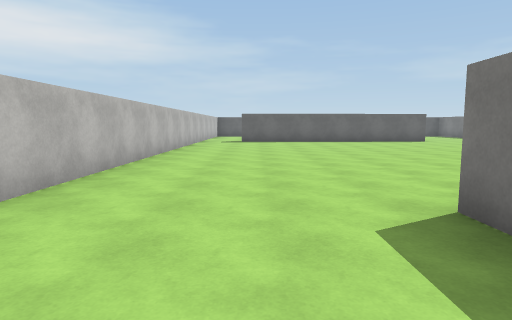
view 1 (above)

16 first-person views from a walk through a 3-D level made in the Unity game engine. The camera is 1.4 m above the floor, tilts 6° down and sees 75° across. The floor is counted in squares, 2 m on a side. Each view is taken from the middle of a square. On the plan, view 1 faces up. The plan holds only what a view shows up to about 10 squares ahead; the rest is blank. The player is left out. Surface patterns are stand-ins for the level's own textures.

view 2
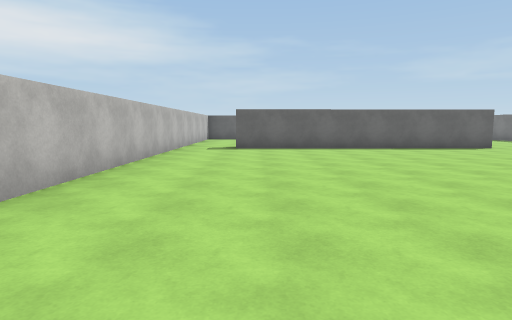

view 3
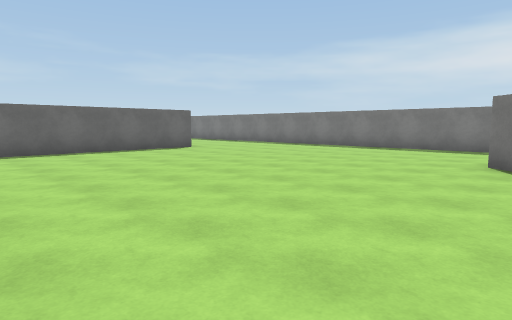

view 4
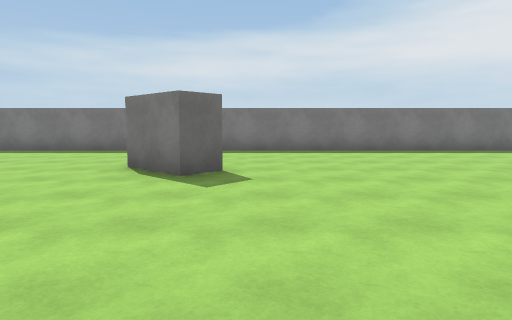

view 5
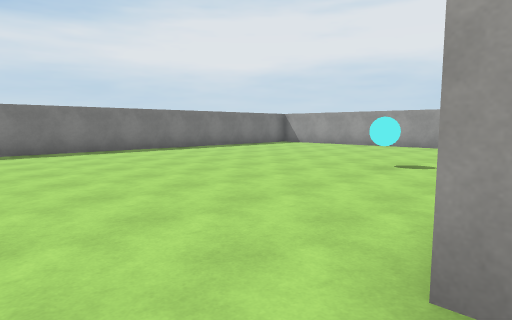

view 6
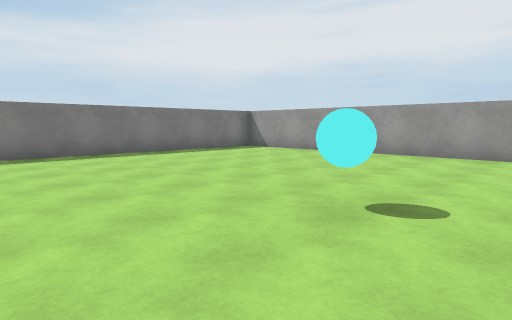

view 7
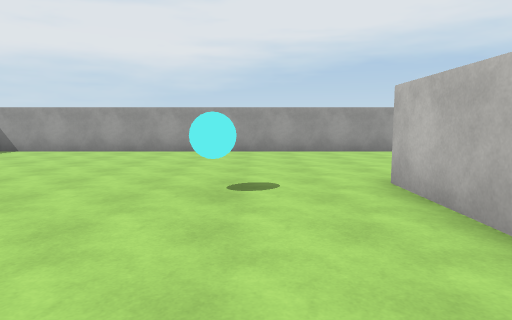

view 8
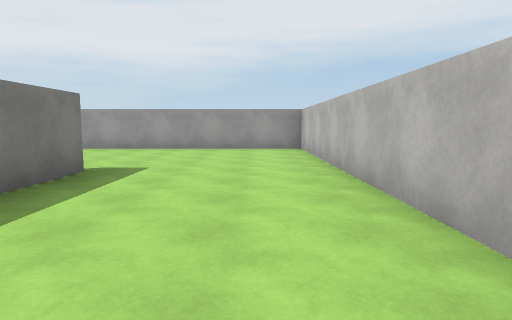

view 9
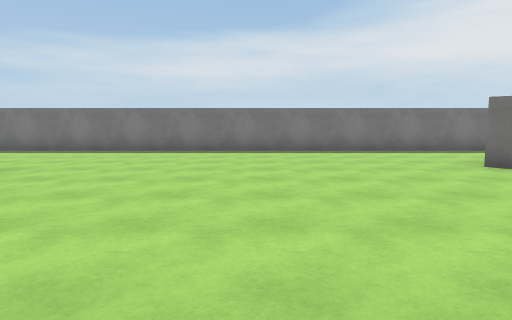

view 10
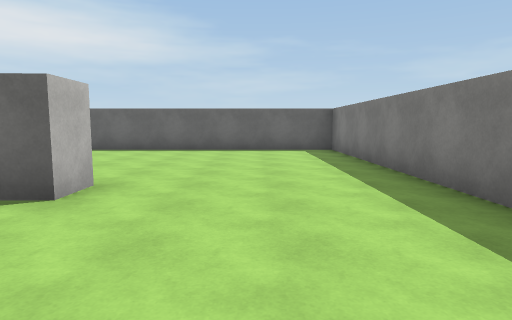

view 11
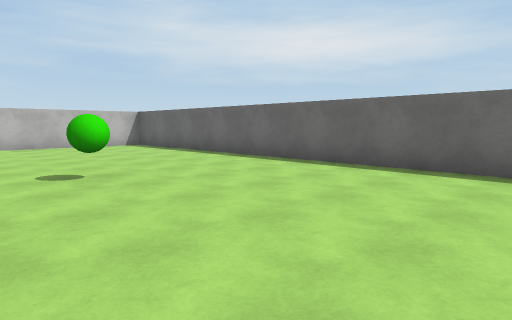

view 12
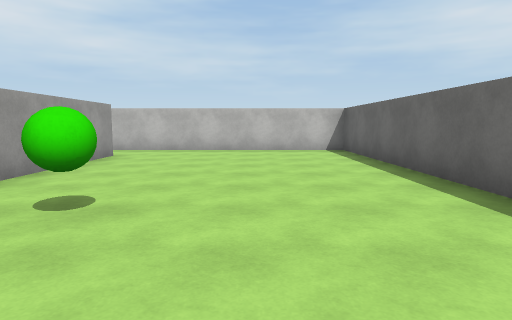

view 13
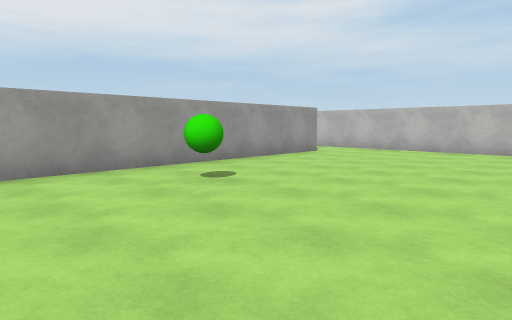

view 14
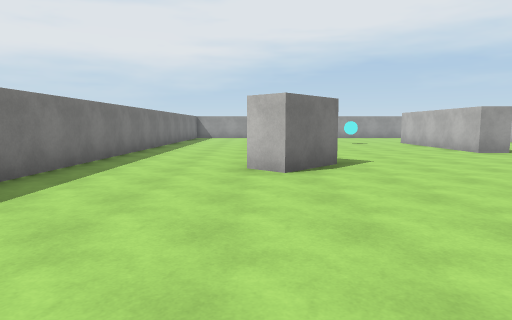

view 15
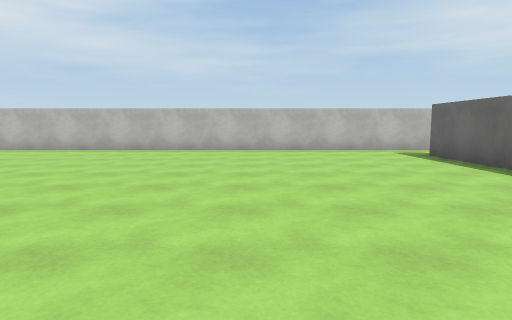

view 16
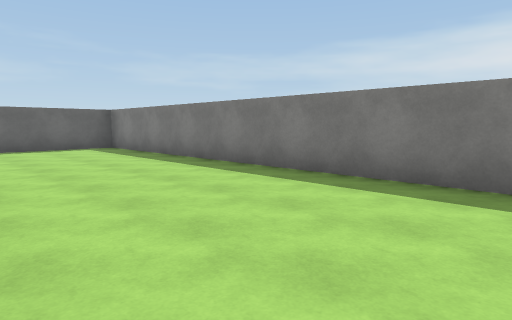

### Floor plan
Points are (right, up) in squares from view 1. A wall is a line through its corners. A room is listed if a view was taken in it or the views show most of it. See-through windows are left out.
Room 1 (views 1, 2, 3, 4, 5, 6, 7, 8, 9, 10, 11, 12, 13, 14, 15, 16)
walls: (7.2, 4.5) (6.5, 5) (7.6, 6.2) (8.2, 5.6); (1.6, 2) (1.6, 2.6) (2.4, 2.6) (2.4, -1.9); (7.1, 14.9) (7.1, 14.1) (-0.7, 14); (1.6, -1.9) (1.6, -0.3); (-0.7, 14.7) (6.3, 14.8); (11.2, -5.1) (11.2, 20.4) (-2.3, 20.4) (-2.3, -6.9) (10.9, -6.9)
objects: other object (4, -2); other object (4, 17)

Where each view was taken, in squares from view 1:
view 1: 0 up, 0 right, facing up
view 2: 4 up, 0 right, facing up
view 3: 5 up, 1 right, facing up-right
view 4: 4 up, 2 right, facing right
view 5: 4 up, 2 right, facing down-right
view 6: 1 up, 3 right, facing down-right
view 7: 2 up, 4 right, facing down
view 8: 3 up, 1 left, facing down
view 9: 10 up, 2 right, facing right
view 10: 11 up, 9 right, facing up
view 11: 15 up, 9 right, facing up-left
view 12: 18 up, 7 right, facing left
view 13: 20 up, 7 right, facing down-left
view 14: 11 up, 8 right, facing down
view 15: 10 up, 7 right, facing left
view 16: 10 up, 7 right, facing up-right
